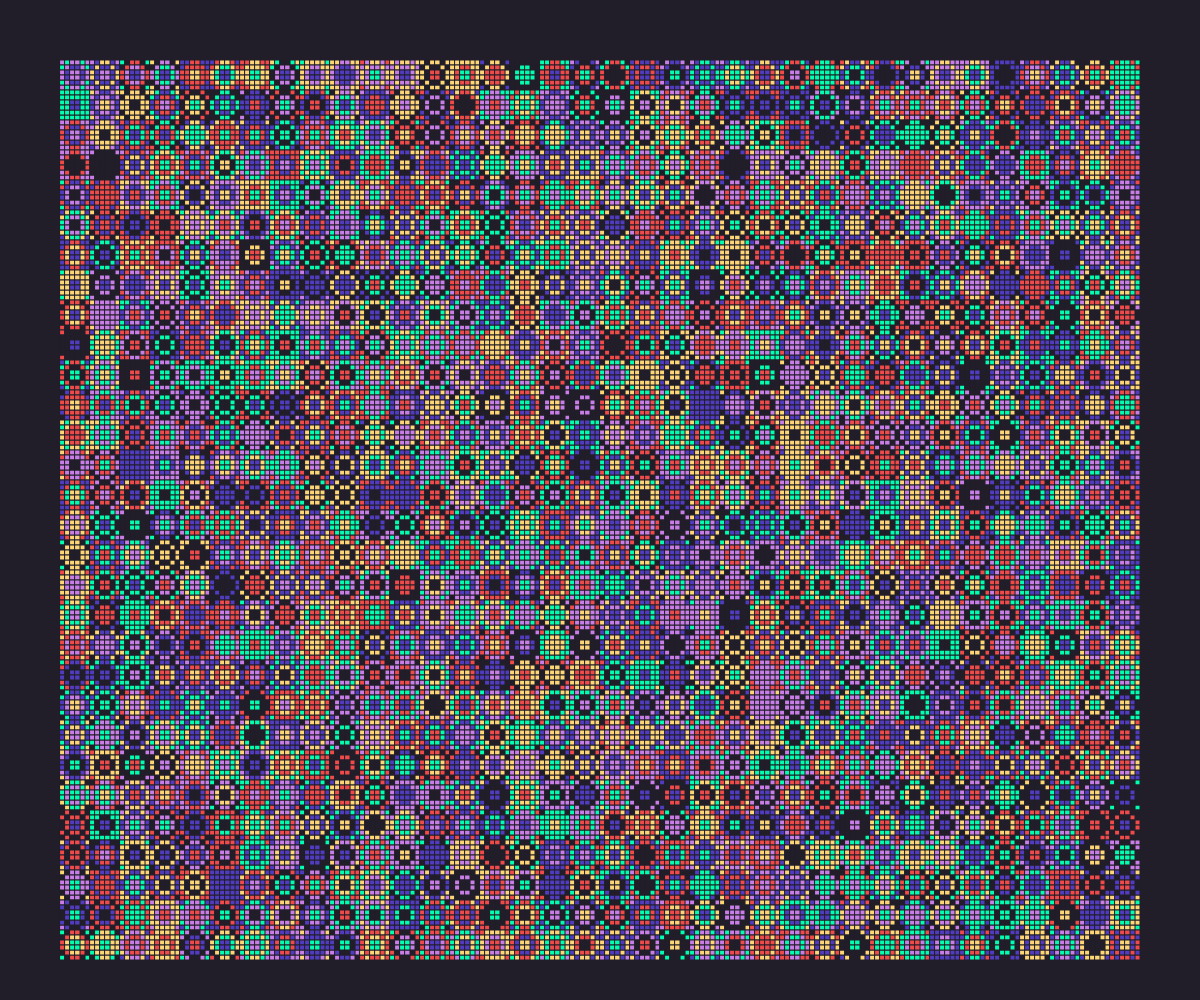
Frame 1 (no input)
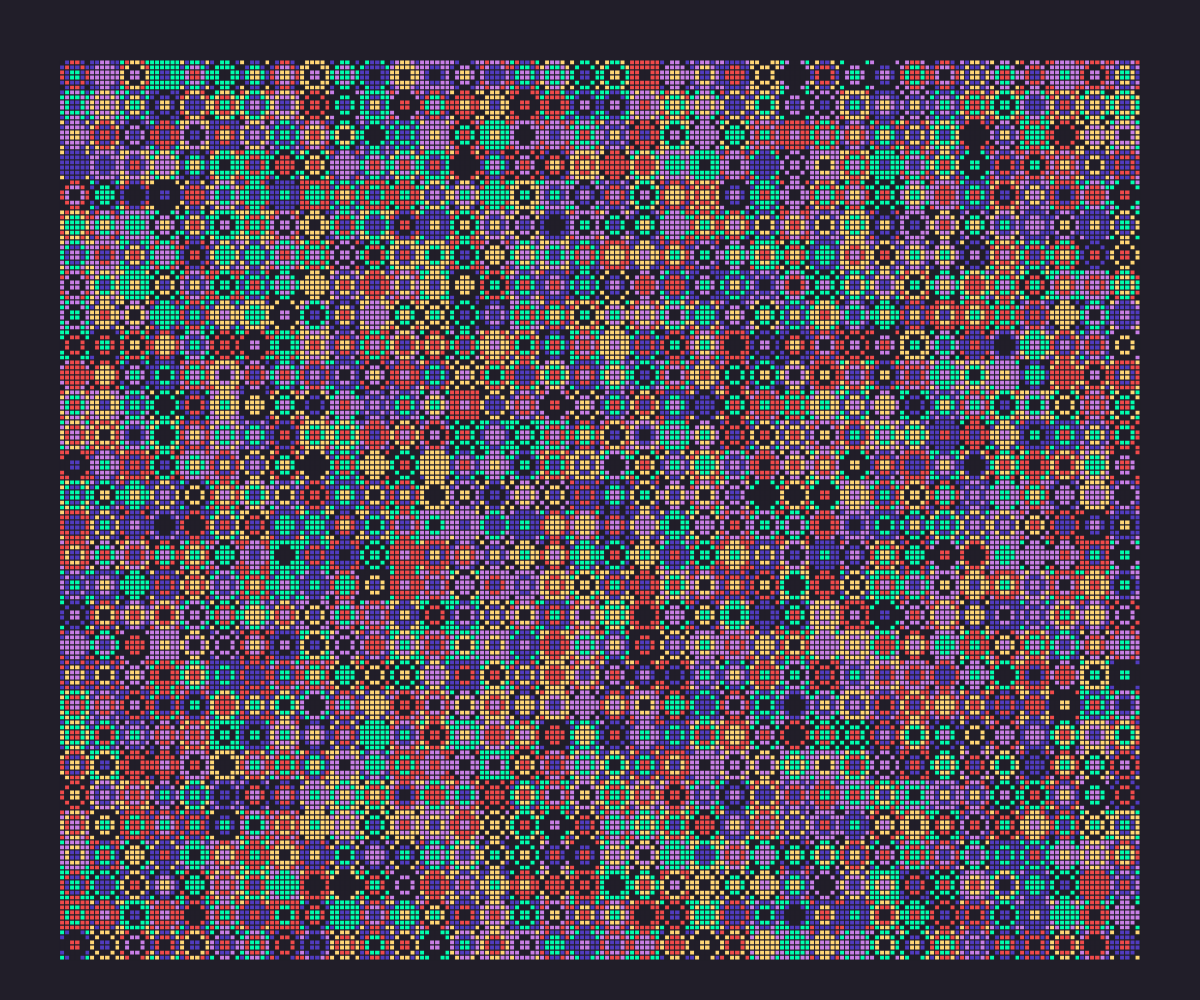
Frame 2 (the mouse pressed at the canvas centre, redrawn once)

The p5.js sketch that drew these frames (run headless with seeded random() and noise() and a simulated clock; the mouse was pressed at the canvas centre and the sketch redrawn once):

// p5.js sketch
// ── sketch.js
//Refactored

// Global variables
let cellSize = 30;
let marginWid = 2;
// Array of predefined colors
let colors = ["#f04a4a", "#00ffae", "#513bbf", "#ffd675", "#c87ee6", "#211e29"];

function setup() {
  // Create a canvas to fill the window
  createCanvas(windowWidth, windowHeight);
}

function draw() {
  // Set the background to a dark color
  background("#211e29");
  stroke("#211e29");
  // Iterate over the grid based on the cell size and margin
  for (let i = cellSize * marginWid; i < width - cellSize * marginWid; i += cellSize) {
    for (let j = cellSize * marginWid; j < height - cellSize * marginWid; j += cellSize) {
      // Draw different components of the pattern
      drawCorners(i, j, cellSize);
      drawAdjacentSquares(i, j, cellSize);
      drawOuterSquares(i, j, cellSize);
      drawCenterAdjacentSquares(i, j, cellSize);
      drawCenterSquares(i, j, cellSize);
    }
  }
  // Stop the draw loop
  noLoop();
}

// Function to reactivate drawing when the mouse is pressed
function mousePressed() {
  loop();
}

// Draw the four corner squares
function drawCorners(x, y, size) {
  push(); // Save drawing state
  let innerSize = size / 6;
  fill(colors[floor(random(colors.length))]);
  translate(x, y);
  square(0, 0, innerSize);
  square(size - innerSize, 0, innerSize);
  square(0, size - innerSize, innerSize);
  square(size - innerSize, size - innerSize, innerSize);
  pop(); // Restore drawing state
}

// Draw eight squares adjacent to the corners
function drawAdjacentSquares(x, y, size) {
  push(); // Save drawing state
  let innerSize = size / 6;
  fill(colors[floor(random(colors.length))]);
  translate(x, y);
  square(innerSize, 0, innerSize);
  square(0, innerSize, innerSize);
  square(size - innerSize * 2, 0, innerSize);
  square(size - innerSize, innerSize, innerSize);
  square(0, size - innerSize * 2, innerSize);
  square(innerSize, size - innerSize, innerSize);
  square(size - innerSize * 2, size - innerSize, innerSize);
  square(size - innerSize, size - innerSize * 2, innerSize);
  pop(); // Restore drawing state
}

// Draw twelve squares in the remaining spaces
function drawOuterSquares(x, y, size) {
  push(); // Save drawing state
  let innerSize = size / 6;
  fill(colors[floor(random(colors.length))]);
  translate(x, y);
  square(innerSize * 2, 0, innerSize);
  square(innerSize * 3, 0, innerSize);
  square(innerSize, innerSize, innerSize);
  square(size - innerSize * 2, innerSize, innerSize);
  square(0, innerSize * 2, innerSize);
  square(0, innerSize * 3, innerSize);
  square(size - innerSize, innerSize * 2, innerSize);
  square(size - innerSize, innerSize * 3, innerSize);
  square(innerSize, innerSize * 4, innerSize);
  square(size - innerSize * 2, innerSize * 4, innerSize);
  square(innerSize * 2, size - innerSize, innerSize);
  square(innerSize * 3, size - innerSize, innerSize);
  pop(); // Restore drawing state
}

// Draw eight squares around the center
function drawCenterAdjacentSquares(x, y, size) {
  push(); // Save drawing state
  let innerSize = size / 6;
  fill(colors[floor(random(colors.length))]);
  translate(x, y);
  square(innerSize * 2, innerSize, innerSize);
  square(innerSize * 3, innerSize, innerSize);
  square(innerSize, innerSize * 2, innerSize);
  square(innerSize, innerSize * 3, innerSize);
  square(size - innerSize * 2, innerSize * 2, innerSize);
  square(size - innerSize * 2, innerSize * 3, innerSize);
  square(innerSize * 2, size - innerSize * 2, innerSize);
  square(innerSize * 3, size - innerSize * 2, innerSize);
  pop(); // Restore drawing state
}

// Draw four squares in the center
function drawCenterSquares(x, y, size) {
  push(); // Save drawing state
  let innerSize = size / 6;
  fill(colors[floor(random(colors.length))]);
  translate(x, y);
  square(innerSize * 2, innerSize * 2, innerSize);
  square(innerSize * 3, innerSize * 2, innerSize);
  square(innerSize * 2, innerSize * 3, innerSize);
  square(innerSize * 3, innerSize * 3, innerSize);
  pop(); // Restore drawing state
}
